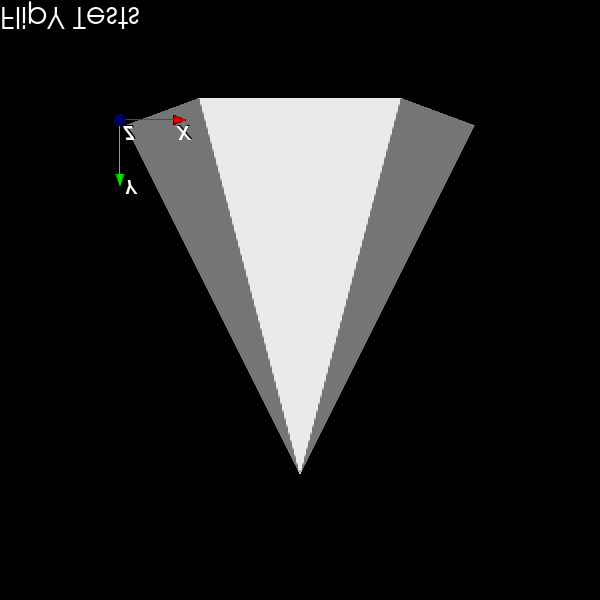

Generate this figure with Python:
#!/usr/bin/env python

# Demonstrate framebuffer Y-flip with a cone, text overlay, and axes in a viewport.

import vtkmodules.vtkInteractionStyle  # noqa: F401
import vtkmodules.vtkRenderingOpenGL2  # noqa: F401

from vtkmodules.vtkFiltersSources import vtkConeSource
from vtkmodules.vtkRenderingAnnotation import vtkAxesActor
from vtkmodules.vtkRenderingCore import (
    vtkActor,
    vtkPolyDataMapper,
    vtkRenderWindow,
    vtkRenderWindowInteractor,
    vtkRenderer,
    vtkTextActor,
)

# Main renderer
renderer = vtkRenderer()

# Overlay renderer for axes
overlay = vtkRenderer()
overlay.SetLayer(1)
overlay.SetViewport(0, 0, 0.4, 0.4)

# Cone
cone = vtkConeSource()
cone.SetDirection(0, 1, 0)
mapper = vtkPolyDataMapper()
mapper.SetInputConnection(cone.GetOutputPort())
actor = vtkActor()
actor.SetMapper(mapper)
renderer.AddActor(actor)

# Text actor
text_actor = vtkTextActor()
text_actor.SetInput("FlipY Tests")
text_actor.GetTextProperty().SetFontSize(30)
renderer.AddActor(text_actor)

# Axes in overlay
axes = vtkAxesActor()
overlay.AddActor(axes)

# Render window with framebuffer flip
render_window = vtkRenderWindow()
render_window.SetSize(600, 600)
render_window.SetNumberOfLayers(2)
render_window.AddRenderer(renderer)
render_window.AddRenderer(overlay)
render_window.FramebufferFlipYOn()
render_window.SetWindowName("flip framebuffer")

interactor = vtkRenderWindowInteractor()
interactor.SetRenderWindow(render_window)

# Scene
renderer.ResetCamera()

interactor.Initialize()
interactor.Start()
